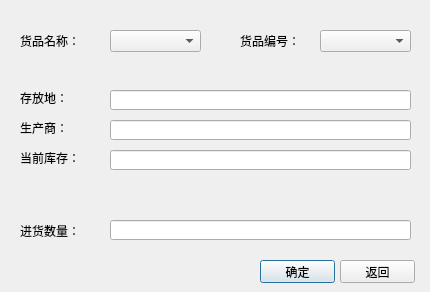
<?xml version="1.0" encoding="UTF-8"?>
<ui version="4.0">
 <class>Buyer_NewPurchaseLog</class>
 <widget class="QDialog" name="Buyer_NewPurchaseLog">
  <property name="geometry">
   <rect>
    <x>0</x>
    <y>0</y>
    <width>430</width>
    <height>292</height>
   </rect>
  </property>
  <property name="windowTitle">
   <string>Dialog</string>
  </property>
  <widget class="QLineEdit" name="goods_num">
   <property name="geometry">
    <rect>
     <x>110</x>
     <y>220</y>
     <width>301</width>
     <height>20</height>
    </rect>
   </property>
  </widget>
  <widget class="QComboBox" name="goods_name">
   <property name="geometry">
    <rect>
     <x>110</x>
     <y>30</y>
     <width>91</width>
     <height>22</height>
    </rect>
   </property>
  </widget>
  <widget class="QComboBox" name="goods_id">
   <property name="geometry">
    <rect>
     <x>320</x>
     <y>30</y>
     <width>91</width>
     <height>22</height>
    </rect>
   </property>
  </widget>
  <widget class="QLineEdit" name="place">
   <property name="geometry">
    <rect>
     <x>110</x>
     <y>90</y>
     <width>301</width>
     <height>20</height>
    </rect>
   </property>
   <property name="readOnly">
    <bool>true</bool>
   </property>
  </widget>
  <widget class="QLineEdit" name="producer">
   <property name="geometry">
    <rect>
     <x>110</x>
     <y>120</y>
     <width>301</width>
     <height>20</height>
    </rect>
   </property>
   <property name="readOnly">
    <bool>true</bool>
   </property>
  </widget>
  <widget class="QLineEdit" name="storage_num">
   <property name="geometry">
    <rect>
     <x>110</x>
     <y>150</y>
     <width>301</width>
     <height>20</height>
    </rect>
   </property>
   <property name="text">
    <string/>
   </property>
   <property name="readOnly">
    <bool>true</bool>
   </property>
  </widget>
  <widget class="QPushButton" name="affirm">
   <property name="geometry">
    <rect>
     <x>260</x>
     <y>260</y>
     <width>75</width>
     <height>23</height>
    </rect>
   </property>
   <property name="text">
    <string>确定</string>
   </property>
  </widget>
  <widget class="QPushButton" name="btn_cancel">
   <property name="geometry">
    <rect>
     <x>340</x>
     <y>260</y>
     <width>75</width>
     <height>23</height>
    </rect>
   </property>
   <property name="text">
    <string>返回</string>
   </property>
  </widget>
  <widget class="QLabel" name="label_goodsName">
   <property name="geometry">
    <rect>
     <x>20</x>
     <y>30</y>
     <width>81</width>
     <height>21</height>
    </rect>
   </property>
   <property name="text">
    <string>货品名称：</string>
   </property>
  </widget>
  <widget class="QLabel" name="label_goodsID">
   <property name="geometry">
    <rect>
     <x>240</x>
     <y>30</y>
     <width>81</width>
     <height>21</height>
    </rect>
   </property>
   <property name="text">
    <string>货品编号：</string>
   </property>
  </widget>
  <widget class="QLabel" name="label_storageNum">
   <property name="geometry">
    <rect>
     <x>20</x>
     <y>220</y>
     <width>81</width>
     <height>21</height>
    </rect>
   </property>
   <property name="text">
    <string>进货数量：</string>
   </property>
  </widget>
  <widget class="QLabel" name="label_place">
   <property name="geometry">
    <rect>
     <x>20</x>
     <y>90</y>
     <width>81</width>
     <height>16</height>
    </rect>
   </property>
   <property name="text">
    <string>存放地：</string>
   </property>
  </widget>
  <widget class="QLabel" name="label_producer">
   <property name="geometry">
    <rect>
     <x>20</x>
     <y>120</y>
     <width>81</width>
     <height>16</height>
    </rect>
   </property>
   <property name="text">
    <string>生产商：</string>
   </property>
  </widget>
  <widget class="QLabel" name="label_producer_2">
   <property name="geometry">
    <rect>
     <x>20</x>
     <y>150</y>
     <width>81</width>
     <height>16</height>
    </rect>
   </property>
   <property name="text">
    <string>当前库存：</string>
   </property>
  </widget>
 </widget>
 <resources/>
 <connections/>
</ui>
